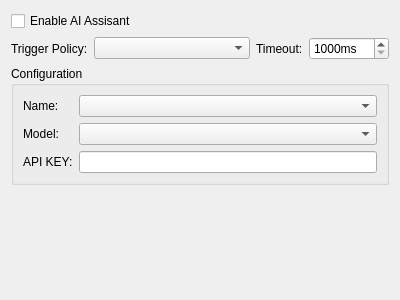
<?xml version="1.0" encoding="UTF-8"?>
<ui version="4.0">
 <class>AIOptionWidget</class>
 <widget class="QWidget" name="AIOptionWidget">
  <property name="geometry">
   <rect>
    <x>0</x>
    <y>0</y>
    <width>400</width>
    <height>300</height>
   </rect>
  </property>
  <property name="windowTitle">
   <string>Form</string>
  </property>
  <layout class="QVBoxLayout" name="verticalLayout_2">
   <item>
    <layout class="QHBoxLayout" name="horizontalLayout">
     <item>
      <widget class="QCheckBox" name="enableAIAssiant">
       <property name="text">
        <string>Enable AI Assisant</string>
       </property>
      </widget>
     </item>
    </layout>
   </item>
   <item>
    <layout class="QHBoxLayout" name="horizontalLayout_2" stretch="0,1,0,0">
     <item>
      <widget class="QLabel" name="label_4">
       <property name="text">
        <string>Trigger Policy:</string>
       </property>
      </widget>
     </item>
     <item>
      <widget class="QComboBox" name="triggerPolicy"/>
     </item>
     <item>
      <widget class="QLabel" name="label_5">
       <property name="text">
        <string>Timeout:</string>
       </property>
      </widget>
     </item>
     <item>
      <widget class="QSpinBox" name="timeout">
       <property name="minimumSize">
        <size>
         <width>80</width>
         <height>0</height>
        </size>
       </property>
       <property name="suffix">
        <string>ms</string>
       </property>
       <property name="minimum">
        <number>1000</number>
       </property>
       <property name="maximum">
        <number>10000</number>
       </property>
       <property name="singleStep">
        <number>100</number>
       </property>
      </widget>
     </item>
    </layout>
   </item>
   <item>
    <widget class="QGroupBox" name="groupBox">
     <property name="title">
      <string>Configuration</string>
     </property>
     <layout class="QVBoxLayout" name="verticalLayout">
      <item>
       <layout class="QFormLayout" name="formLayout">
        <item row="0" column="0">
         <widget class="QLabel" name="label">
          <property name="text">
           <string>Name:</string>
          </property>
         </widget>
        </item>
        <item row="1" column="0">
         <widget class="QLabel" name="label_2">
          <property name="text">
           <string>Model:</string>
          </property>
         </widget>
        </item>
        <item row="2" column="0">
         <widget class="QLabel" name="label_3">
          <property name="text">
           <string>API KEY:</string>
          </property>
         </widget>
        </item>
        <item row="0" column="1">
         <widget class="QComboBox" name="name"/>
        </item>
        <item row="1" column="1">
         <widget class="QComboBox" name="model"/>
        </item>
        <item row="2" column="1">
         <widget class="QLineEdit" name="apiKey"/>
        </item>
       </layout>
      </item>
     </layout>
    </widget>
   </item>
   <item>
    <spacer name="verticalSpacer">
     <property name="orientation">
      <enum>Qt::Vertical</enum>
     </property>
     <property name="sizeHint" stdset="0">
      <size>
       <width>20</width>
       <height>40</height>
      </size>
     </property>
    </spacer>
   </item>
  </layout>
 </widget>
 <resources/>
 <connections/>
</ui>
